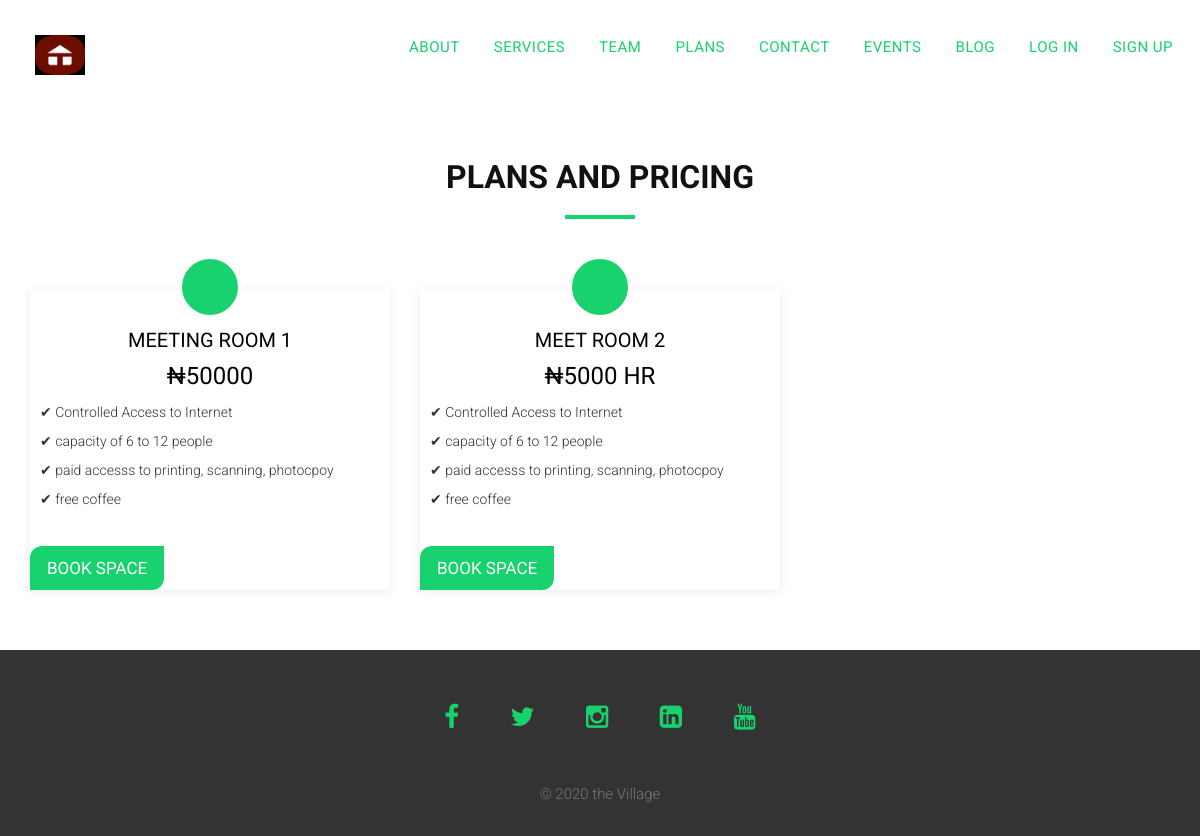
Before: /plans/ with the older database file.
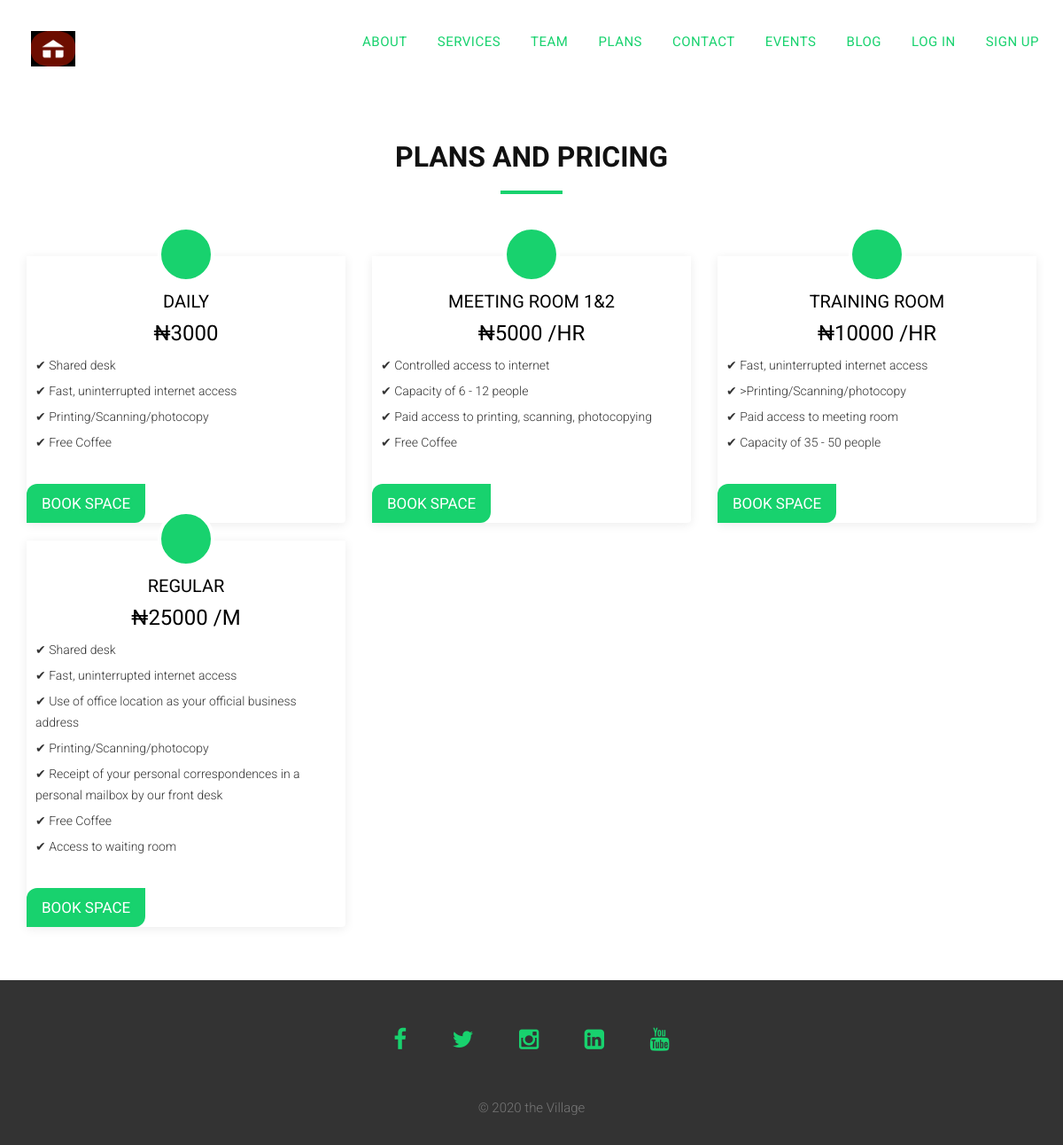
After: the same page with the newer database file.
### plans/models.py (models this page shows, shortened)
class Plan(models.Model):
    title = models.CharField(max_length=100)
    plan_img = CloudinaryField('plan_img', blank=True)
    price = models.IntegerField(default=0)
    per = models.CharField(max_length=50,blank=True )
    benefit1 = models.CharField(max_length=150, blank=True)
    benefit2 = models.CharField(max_length=150, blank=True)
    benefit3 = models.CharField(max_length=150, blank=True)
    benefit4 = models.CharField(max_length=150, blank=True)
    benefit5 = models.CharField(max_length=150, blank=True)
    benefit6 = models.CharField(max_length=150, blank=True)
    benefit7 = models.CharField(max_length=150, blank=True)
    benefit8 = models.CharField(max_length=150, blank=True)
    benefit9 = models.CharField(max_length=150, blank=True)
    benefit10 = models.CharField(max_length=150, blank=True)
    benefit11 = models.CharField(max_length=150, blank=True)

### plans/views.py (the view)
# urls.py: path('', views.plan_list, name='plan_list'),
def plan_list(request):
    plan = Plan.objects.all()
    context = {
        'plans': plan
    }
    return render(request, 'plan/plans.html', context)

### templates/plan/plans.html (shortened to what this page needs)
{% extends 'base.html' %}
{% block content %}
    <section id="pricing">
        <div class="container">
            <div class="row">
                <div class="section-title text-center">
                    <h2>Plans and Pricing</h2>
                    <hr>
                </div>
            </div>
            <div class="row">
                {% for plan in plans %}
                <div class="col-lg-4 col-md-6 col-sm-12 wow fadeInUp">
                    <div class="plan-col">
                        <div class="img">
                            <div class="icon"></div>
                        </div>
                        <h2 class="title"><a href="#">{{plan.title |lower}}</a></h2>
                        <h4><a href="#">&#x20a6;{{plan.price}} <span>{{plan.per}}</span></a></h4>
                        <ul>
                            <li>&#10004;   {{plan.benefit1}}</li>
                            <li>&#10004;   {{plan.benefit2}}</li>
                            <li>&#10004;   {{plan.benefit3}}</li>
                            <li>&#10004;   {{plan.benefit4}}</li>
                            {% if plan.benefit5 %}
                            <li>&#10004;   {{plan.benefit5}}</li>
                            {% endif %}
                            {% if plan.benefit6 %}
                            <li>&#10004;   {{plan.benefit6}}</li>
                            {% endif %}
                            {% if plan.benefit7 %}
                            <li>&#10004;   {{plan.benefit7}}</li>
                            {% endif %}
                        </ul>
                        <a href="{% url 'contact_us'%}" id="btn-custom" class="btn  btn-lg page-scroll">Book Space</a>
                    </div>
                </div>
                {% endfor %}
            </div>
        </div>
    </section>
{% endblock content %}

### templates/base.html (shortened to what this page needs)
<!DOCTYPE html>
{% load static %}
<html lang="en">
    <head>
        {% include 'head.html' %}
    </head>
    <body id="page-top" data-spy="scroll" data-target=".navbar-fixed-top">
        {% include 'nav.html' %}
        {% block content %}
        {%endblock content %}
        {% include 'footer.html' %}
    </body>
</html>

### templates/head.html (shortened to what this page needs)
{% load static %}
<link rel="stylesheet" type="text/css"  href="{% static 'css/bootstrap.css' %}">
<link rel="stylesheet" type="text/css" href="{% static 'fonts/font-awesome/css/font-awesome.css' %}">
    <link rel="stylesheet" href="{% static 'css/plan.css' %}">
    <link rel="stylesheet" href="{% static './lib/animate/animate.min.css' %}">
    <link rel="stylesheet" href="{% static './lib/ionicons/css/ionicons.min.css' %}">
    <link rel="stylesheet" href="{% static './lib/owlcarousel/assets/owl.carousel.css' %}">
<link rel="stylesheet" type="text/css"  href="{% static 'css/style.css' %}">
<link rel="stylesheet" type="text/css" href="{% static 'css/nivo-lightbox/nivo-lightbox.css' %}">
<link rel="stylesheet" type="text/css" href="{% static 'css/nivo-lightbox/default.css' %}">

### templates/nav.html (shortened to what this page needs)
{% load static %}
<nav id="menu" class="navbar navbar-default navbar-fixed-top">
    <div class="container">
      <div class="navbar-header">
        <a class="navbar-brand page-scroll" href="{% url 'index' %}"><img id="brand" src="{% static 'img/vill.jfif' %}" alt="logo" /></a> </div>
      <div class="collapse navbar-collapse" id="bs-example-navbar-collapse-1">
        <ul class="nav navbar-nav navbar-right">
          <li><a href="{% url 'about' %}" class="page-scroll">About</a></li>
          <li><a href="{% url 'index' %}" class="page-scroll">Services</a></li>
          <li><a href="#team" class="page-scroll">Team</a></li>
          <li><a href="{% url 'plans:plan_list' %}" class="page-scroll">Plans</a></li>
          <li><a href="{% url 'contact_us'%}" class="page-scroll">Contact</a></li>
          <li><a href="{% url 'events:list_events'%}" class="page-scroll">Events</a></li>
          <li><a href="{% url 'blog:view_posts'%}" class="page-scroll">Blog</a></li>
          {% if request.user.is_authenticated %}
          <li><a href="{% url 'account_logout' %}" class="page-scroll">Log out</a></li>
          {% else %}
          <li><a href="{% url 'account_login' %}" class="page-scroll">Log in</a></li>
          <li><a href="{% url 'account_signup' %}" class="page-scroll">Sign up</a></li>
          {% endif %}
        </ul>
      </div>
    </div>
  </nav>

### templates/footer.html
{% load static %}
<div id="footer">
    <div class="container text-center">
      <div class="social">
        <ul>
          <li><a href="#"><i class="fa fa-facebook"></i></a></li>
          <li><a href="#"><i class="fa fa-twitter"></i></a></li>
          <li><a href="www.instagram.com/villagedotng"><i class="fa fa-instagram"></i></a></li>
          <li><a href="www.linkedin.com/in/thevillage"><i class="fa fa-linkedin-square"></i></a></li>
          <li><a href="#"><i class="fa fa-youtube"></i></a></li>
        </ul>
      </div>
      <div>
        <p>&copy; 2020 the Village</p>
      </div>
    </div>
  </div>

### templates/scripts.html (shortened to what this page needs)
{% load static %}

### static_in_project/css/plan.css (style rules this page uses)
#pricing { padding: 60px 0 40px 0; position: relative; }
#pricing::before { content: ''; position: absolute; left: 0; right: 0; top: 0; bottom: 0; background: rgba(255, 255, 255, 0.92); z-index: 9; }
#pricing .container { position: relative; z-index: 10; }
#pricing .plan-col { background: #fff; border-radius: 0 0 4px 4px; box-shadow: 0px 2px 12px rgba(0, 0, 0, 0.08); margin-bottom: 20px; }
#pricing .plan-col .img { position: relative; }
#pricing .plan-col .icon { width: 64px; height: 64px; padding-top: 8px; text-align: center; position: absolute; background-color: #18d26e; border-radius: 50%; text-align: center; border: 4px solid #fff; left: calc( 50% - 32px); bottom: -30px; transition: 0.3s; }
#pricing .plan-col h2.title { color: #000; text-align: center; font-weight: 700; font-size: 20px; padding: 0; margin: 40px 0 12px 0; }
#pricing .plan-col h2 a { color: #000; text-decoration: none; }
#pricing .plan-col h4 a { color: #000; text-decoration: none; }
h4 { text-align: center; font-size: 12px; }
#pricing .plan-col ul { padding: 0; }
#pricing .plan-col ul li { font-size: 14px; line-height: 24px; color: #333; margin-bottom: 0; padding: 0 10px 5px 10px; list-style: none; }
.section-title h2 { font-size: 32px; color: #111; text-transform: uppercase; text-align: center; font-weight: 700; position: relative; margin-top: 100px; }
#btn-custom { text-transform: uppercase; color: #fff; text-shadow: 0 0 3px #18d26e; background-color: #18d26e; margin: 0; font-size: 17px; border-radius: 12px 0 12px 0; margin-top: 20px; transition: all 0.5s; }

### static_in_project/css/style.css (style rules this page uses)
body, html { font-family: 'Roboto', sans-serif; text-rendering: optimizeLegibility !important; -webkit-font-smoothing: antialiased !important; color: #777; font-weight: 300; width: 100% !important; height: 100% !important; }
h2 { margin: 0 0 20px 0; font-weight: 500; font-size: 34px; color: #333; text-transform: uppercase; }
h4 { font-size: 24px; text-transform: uppercase; font-weight: 400; color: #333; }
p { font-size: 17px; }
a { color: #333; font-weight: 400; }
ul, ol { list-style: none; }
ul, ol { padding: 0; webkit-padding: 0; moz-padding: 0; }
hr { height: 4px; width: 70px; text-align: center; position: relative; background: #18d26e; margin: 0 auto; margin-bottom: 20px; border: 0; }
#brand { width: 50px; height: 40px; margin-left: 0; display: block; }
#menu { padding: 20px; transition: all 0.8s; }
#menu.navbar-default { background-color: rgba(248, 248, 248, 0); border-color: rgba(231, 231, 231, 0); }
#menu a.navbar-brand { font-size: 22px; color: #eee; font-weight: 400; text-transform: uppercase; letter-spacing: 1px; }
#menu.navbar-default .navbar-nav > li > a { text-transform: uppercase; color: #18d26e; font-weight: 400; font-size: 15px; padding: 5px 0; border: 2px solid transparent; letter-spacing: 0.5px; margin: 10px 15px 0 15px; }
.section-title { margin-bottom: 70px; }
#footer { background: #333; padding: 50px 0 20px 0; }
#footer .social { margin-bottom: 50px; }
#footer .social ul li { display: inline-block; margin: 0 20px; }
#footer .social i.fa { font-size: 26px; padding: 4px; color: #18d26e; transition: all 0.3s; }
#footer p { font-size: 15px; }
#footer a { color: #999; }

Changed rows visible on the page:
removed Plan: title "MEETING ROOM 1", price "50000", benefit1 "Controlled Access to Internet", benefit2 "capacity of 6 to 12 people", benefit3 "paid accesss to printing, scanning, photocpoy", benefit4 "free coffee"
removed Plan: title "MEET ROOM 2", price "5000", per "HR", benefit1 "Controlled Access to Internet", benefit2 "capacity of 6 to 12 people", benefit3 "paid accesss to printing, scanning, photocpoy", benefit4 "free coffee"
added Plan: title "DAILY", price "3000", benefit1 "Shared desk", benefit2 "Fast, uninterrupted internet access", benefit3 "Printing/Scanning/photocopy", benefit4 "Free Coffee"
added Plan: title "MEETING ROOM 1&2", price "5000", per "/HR", benefit1 "Controlled access to internet", benefit2 "Capacity of 6 - 12 people", benefit3 "Paid access to printing, scanning, photocopying", benefit4 "Free Coffee"
added Plan: title "TRAINING ROOM", price "10000", per "/HR", benefit1 "Fast, uninterrupted internet access", benefit2 ">Printing/Scanning/photocopy", benefit3 "Paid access to meeting room", benefit4 "Capacity of 35 - 50 people"
added Plan: title "REGULAR", price "25000", per "/M", benefit1 "Shared desk", benefit2 "Fast, uninterrupted internet access", benefit3 "Use of office location as your official business address", benefit4 "Printing/Scanning/photocopy", benefit5 "Receipt of your personal correspondences in a personal mailbox by our front desk", benefit6 "Free Coffee", benefit7 "Access to waiting room"
